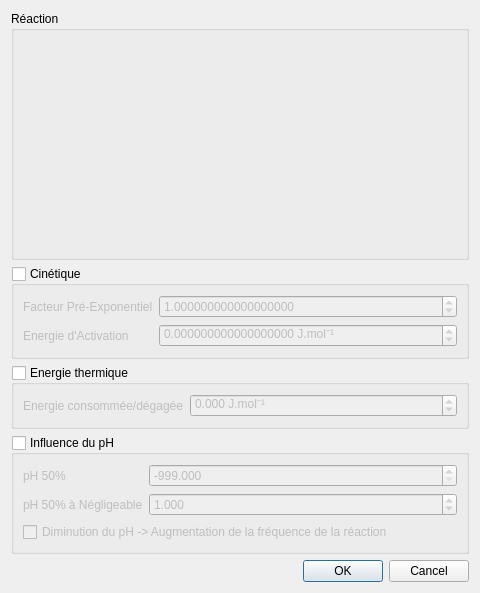
<?xml version="1.0" encoding="UTF-8"?>
<ui version="4.0">
 <class>DialogEditionReaction</class>
 <widget class="QDialog" name="DialogEditionReaction">
  <property name="geometry">
   <rect>
    <x>0</x>
    <y>0</y>
    <width>480</width>
    <height>593</height>
   </rect>
  </property>
  <property name="windowTitle">
   <string>Editer la réaction</string>
  </property>
  <layout class="QVBoxLayout" name="verticalLayout">
   <item>
    <widget class="QGroupBox" name="Reaction">
     <property name="title">
      <string>Réaction</string>
     </property>
    </widget>
   </item>
   <item>
    <widget class="QGroupBox" name="Cinetique">
     <property name="sizePolicy">
      <sizepolicy hsizetype="Preferred" vsizetype="Maximum">
       <horstretch>0</horstretch>
       <verstretch>0</verstretch>
      </sizepolicy>
     </property>
     <property name="title">
      <string>Cinétique</string>
     </property>
     <property name="checkable">
      <bool>true</bool>
     </property>
     <property name="checked">
      <bool>false</bool>
     </property>
     <layout class="QFormLayout" name="formLayout">
      <item row="0" column="0">
       <widget class="QLabel" name="label">
        <property name="text">
         <string>Facteur Pré-Exponentiel</string>
        </property>
       </widget>
      </item>
      <item row="0" column="1">
       <widget class="QDoubleSpinBox" name="CinetiqueA">
        <property name="decimals">
         <number>18</number>
        </property>
        <property name="maximum">
         <double>200.000000000000000</double>
        </property>
        <property name="value">
         <double>1.000000000000000</double>
        </property>
       </widget>
      </item>
      <item row="1" column="0">
       <widget class="QLabel" name="label_2">
        <property name="text">
         <string>Energie d'Activation</string>
        </property>
       </widget>
      </item>
      <item row="1" column="1">
       <widget class="QDoubleSpinBox" name="CinetiqueEa">
        <property name="suffix">
         <string> J.mol⁻¹</string>
        </property>
        <property name="decimals">
         <number>18</number>
        </property>
        <property name="minimum">
         <double>-1000000000000000000.000000000000000</double>
        </property>
        <property name="maximum">
         <double>1000000000000000000.000000000000000</double>
        </property>
       </widget>
      </item>
     </layout>
    </widget>
   </item>
   <item>
    <widget class="QGroupBox" name="Temperature">
     <property name="sizePolicy">
      <sizepolicy hsizetype="Preferred" vsizetype="Maximum">
       <horstretch>0</horstretch>
       <verstretch>0</verstretch>
      </sizepolicy>
     </property>
     <property name="title">
      <string>Energie thermique</string>
     </property>
     <property name="checkable">
      <bool>true</bool>
     </property>
     <property name="checked">
      <bool>false</bool>
     </property>
     <layout class="QFormLayout" name="formLayout_2">
      <item row="0" column="0">
       <widget class="QLabel" name="label_3">
        <property name="text">
         <string>Energie consommée/dégagée</string>
        </property>
       </widget>
      </item>
      <item row="0" column="1">
       <widget class="QDoubleSpinBox" name="TemperatureJ">
        <property name="suffix">
         <string> J.mol⁻¹</string>
        </property>
        <property name="decimals">
         <number>3</number>
        </property>
        <property name="minimum">
         <double>-1000000000.000000000000000</double>
        </property>
        <property name="maximum">
         <double>1000000000.000000000000000</double>
        </property>
        <property name="value">
         <double>0.000000000000000</double>
        </property>
       </widget>
      </item>
     </layout>
    </widget>
   </item>
   <item>
    <widget class="QGroupBox" name="pH">
     <property name="sizePolicy">
      <sizepolicy hsizetype="Preferred" vsizetype="Maximum">
       <horstretch>0</horstretch>
       <verstretch>0</verstretch>
      </sizepolicy>
     </property>
     <property name="title">
      <string>Influence du pH</string>
     </property>
     <property name="checkable">
      <bool>true</bool>
     </property>
     <property name="checked">
      <bool>false</bool>
     </property>
     <layout class="QFormLayout" name="formLayout_3">
      <item row="0" column="0">
       <widget class="QLabel" name="label_4">
        <property name="text">
         <string>pH 50%</string>
        </property>
       </widget>
      </item>
      <item row="0" column="1">
       <widget class="QDoubleSpinBox" name="pHCentre">
        <property name="decimals">
         <number>3</number>
        </property>
        <property name="minimum">
         <double>-999.000000000000000</double>
        </property>
        <property name="maximum">
         <double>999.000000000000000</double>
        </property>
        <property name="value">
         <double>-999.000000000000000</double>
        </property>
       </widget>
      </item>
      <item row="1" column="0">
       <widget class="QLabel" name="label_5">
        <property name="text">
         <string>pH 50% à Négligeable</string>
        </property>
       </widget>
      </item>
      <item row="1" column="1">
       <widget class="QDoubleSpinBox" name="pHAmplitude">
        <property name="decimals">
         <number>3</number>
        </property>
        <property name="minimum">
         <double>0.010000000000000</double>
        </property>
        <property name="maximum">
         <double>999.000000000000000</double>
        </property>
        <property name="value">
         <double>1.000000000000000</double>
        </property>
       </widget>
      </item>
      <item row="2" column="0" colspan="2">
       <widget class="QCheckBox" name="VersAcide">
        <property name="text">
         <string>Diminution du pH -&gt; Augmentation de la fréquence de la réaction</string>
        </property>
       </widget>
      </item>
     </layout>
    </widget>
   </item>
   <item>
    <widget class="QDialogButtonBox" name="buttonBox">
     <property name="orientation">
      <enum>Qt::Horizontal</enum>
     </property>
     <property name="standardButtons">
      <set>QDialogButtonBox::Cancel|QDialogButtonBox::Ok</set>
     </property>
    </widget>
   </item>
  </layout>
 </widget>
 <resources/>
 <connections>
  <connection>
   <sender>buttonBox</sender>
   <signal>accepted()</signal>
   <receiver>DialogEditionReaction</receiver>
   <slot>accept()</slot>
   <hints>
    <hint type="sourcelabel">
     <x>248</x>
     <y>254</y>
    </hint>
    <hint type="destinationlabel">
     <x>157</x>
     <y>274</y>
    </hint>
   </hints>
  </connection>
  <connection>
   <sender>buttonBox</sender>
   <signal>rejected()</signal>
   <receiver>DialogEditionReaction</receiver>
   <slot>reject()</slot>
   <hints>
    <hint type="sourcelabel">
     <x>316</x>
     <y>260</y>
    </hint>
    <hint type="destinationlabel">
     <x>286</x>
     <y>274</y>
    </hint>
   </hints>
  </connection>
 </connections>
</ui>
